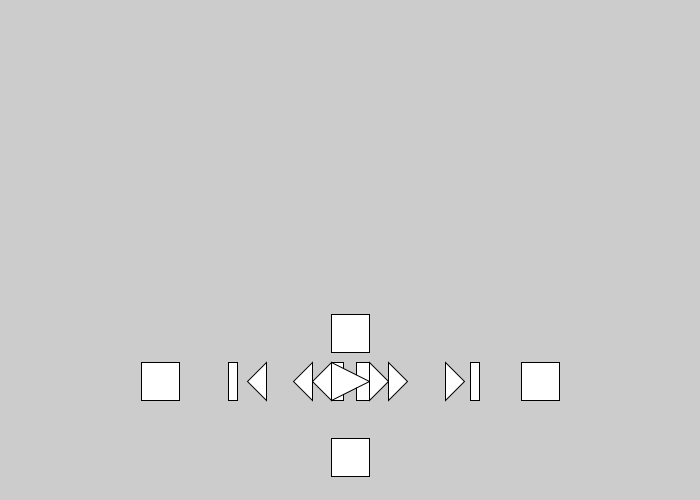
Frame 1 (no input)
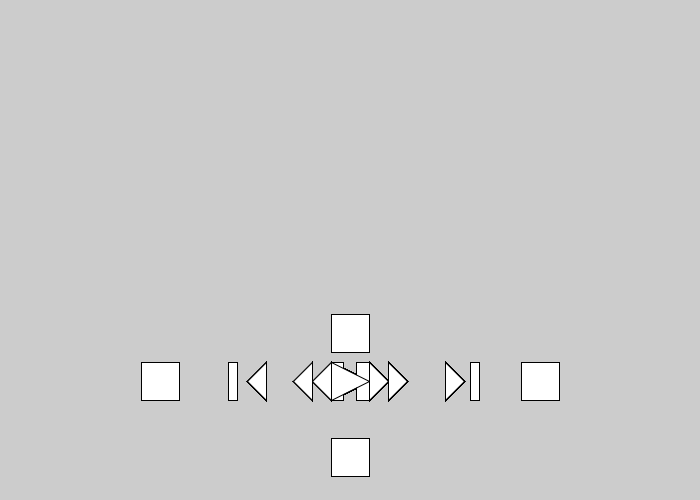
Frame 60 (the mouse pressed at the canvas centre just before this capture)
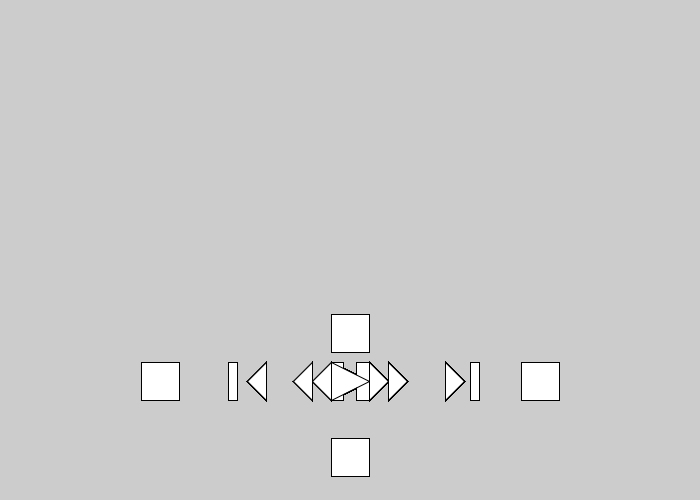
Frame 120 (the mouse held since frame 60 and released just before this capture)

The Processing sketch that drew these frames (run headless with seeded random() and noise(); from frame 60 on, the mouse is pressed at the canvas centre):

// Processing sketch: Music_Buttons
// ── Music_Buttons.pde
//Global Variables
float buttonReferentMeasure;
float buttonSide, spaceWidth, spaceHeight;
float pauseX1, pauseY1, pauseX2, pauseY2, pauseWidth;
float playX1, playY1, playX2, playY2, playX3, playY3;
float stopX, stopY, muteX, muteY, loopIX, loopIY;
float ffX1A, ffY1A, ffX2A, ffY2A, ffX3A, ffY3A;
float ffX1B, ffY1B, ffX2B, ffY2B, ffX3B, ffY3B;
float rrX1A, rrY1A, rrX2A, rrY2A, rrX3A, rrY3A;
float rrX1B, rrY1B, rrX2B, rrY2B, rrX3B, rrY3B;
float nextX1, nextY1, nextX2, nextY2, nextX3, nextY3, nextXR2, nextYR2, nextWidth;
float prevX1, prevY1, prevX2, prevY2, prevX3, prevY3, prevXR, prevYR, prevWidth;
float rrX, rrY, nextX, nextY, prevX, prevY, loop1X, loop1Y;
float loopPlaylistX, loopPlaylistY;
//
void setup() {
  //Display
  size(700, 500); //width, height
  //fullScreen(); //displayWidth, displayHeight
  //
  //Population: visual data (hint, notes will lead to FOR or WHILE Loops to populate)
  buttonReferentMeasure = width * 1/18;
  buttonSide = buttonReferentMeasure;
  spaceWidth = buttonReferentMeasure * 1/8;
  //
  float centerX = width * 1/2; 
  float centerY = height * 3/4;
  int buttonPositionColum, buttonPositionRow;
  print("Confirming Center X:", centerX);
  println("\t Confirming Center Y:", centerY);
  //
  pauseX1 = centerX - buttonReferentMeasure*1/2;
  pauseY1 = centerY - buttonReferentMeasure*1/3;
  pauseWidth = buttonReferentMeasure * 1/3;
  pauseX2 = centerX + pauseWidth*1/2;
  pauseY2 = pauseY1;
  playX1 = pauseX1;
  playY1 = pauseY1;
  playX3 = playX1;
  playY3 = pauseY1 + buttonReferentMeasure;
  playX2 = playX1 + buttonReferentMeasure;
  playY2 = playY1 + (playY3-playY1)*1/2;
  //
  buttonPositionRow = 2;
  muteX = pauseX1;
  muteY = pauseY1 - ( buttonPositionRow * buttonReferentMeasure )/1.6;
  //
  loopIX = pauseX1;
  loopIY = pauseY1 + ( buttonPositionRow * buttonReferentMeasure );
  //
  buttonPositionColum = 1;
  ffX1A = pauseX1 + ( buttonPositionColum*buttonReferentMeasure );
  ffY1A = pauseY1;
  ffX3A = ffX1A;
  ffY3A = ffY1A + buttonReferentMeasure;
  ffX2A = ffX1A + buttonReferentMeasure*1/2;
  ffY2A = ffY1A + (ffY3A-ffY1A)*1/2;
  ffX1B = ffX2A;
  ffY1B = ffY1A;
  ffX2B = ffX2A + buttonReferentMeasure*1/2;
  ffY2B = ffY2A;
  ffX3B = ffX2A;
  ffY3B = ffY3A;
  //
  rrX = pauseX1 - ( buttonPositionColum*buttonReferentMeasure );
  rrY = pauseY1;
  rrX1A = pauseX1;
  rrY1A = pauseY1;
  rrX3A = rrX1A;
  rrY3A = rrY1A + buttonReferentMeasure;
  rrX2A = rrX1A - ( buttonPositionColum*buttonReferentMeasure )*1/2;
  rrY2A = rrY1A + ( rrY3A - rrY1A )*1/2;
  rrX1B = rrX2A;
  rrY1B = rrY1A;
  rrX2B = rrX2A - ( buttonPositionColum*buttonReferentMeasure )*1/2;
  rrY2B = rrY2A;
  rrX3B = rrX2A;
  rrY3B = rrY3A;
  //
  buttonPositionColum = 3; 
  nextX = pauseX1 + ( buttonPositionColum*buttonReferentMeasure );
  nextY = pauseY1;
  nextX1 = nextX;
  nextY1 = nextY;
  nextX3 = nextX1;
  nextY3 = nextY1 + buttonReferentMeasure;
  nextX2 = nextX1 + buttonReferentMeasure*1/2;
  nextY2 = nextY1 + (nextY3 - nextY1)*1/2;
  nextXR2 = nextX + buttonReferentMeasure*2/3;
  nextYR2 = nextY;
  nextWidth = buttonReferentMeasure*1/4;
  //
  prevX = pauseX1 - ( buttonPositionColum*buttonReferentMeasure );
  prevY = pauseY1;
  prevX1 = rrX2B/1.1; //backward from previous button
  prevY1 = prevY;
  prevX3 = prevX1;
  prevY3 = prevY1 + buttonReferentMeasure;
  prevX2 = prevX1 - buttonReferentMeasure*1/2;
  prevY2 = prevY1 + ( prevY3 - prevY1 )*1/2;
  prevXR = prevX2 - buttonReferentMeasure*1/2;
  prevYR = prevY1;
  prevWidth = buttonReferentMeasure*1/4;
  //
  buttonPositionColum = 5;
  loop1X = pauseX1 + ( buttonPositionColum*buttonReferentMeasure );
  loop1Y = pauseY1;
  //
  stopX = pauseX1 - ( buttonPositionColum*buttonReferentMeasure );
  stopY = pauseY1;
  //
  buttonPositionRow = 2;
  loopPlaylistX = pauseX1;
  loopPlaylistY = pauseY1 + ( buttonPositionRow*buttonReferentMeasure );
  //
} //End setup
//
void draw() {
  //
  //Confirming Local Variable Center X & Y garbage collected from setup()
  //print("Confirming Center X:", centerX);
  //print("/t Confirming Center Y:", centerY);
  //println("/t Confirming Button Position Couter:", buttonPosition);
  //
  //Button Space
  //rect( spaceX, spaceY, spaceWidth, buttonSide );
  //rect( spaceX, spaceY, spaceHeight, buttonSide );
  //
  //Stop Button
  rect( stopX, stopY, buttonSide, buttonSide ); //Layout????
  //rect( stopX, stopY, buttonSide, buttonSide ); //Square shape
  //
  //Pause Button
  //rect( pauseX1, pauseY1, buttonSide, buttonSide ); //Layout
  rect( pauseX1, pauseY1, pauseWidth, buttonSide );
  rect( pauseX2, pauseY2, pauseWidth, buttonSide );
  //
  //Play Button
  //rect( playX, playY, buttonSide, buttonSide ); //Layout
  triangle( playX1, playY1, playX2, playY2, playX3, playY3 );
  //
  //MUTE Button
  rect( muteX, muteY, buttonSide, buttonSide ); //Layout
  //Students to develop
  //
  //Fast Forward in the Song
  //rect( ffX, ffY, buttonSide, buttonSide ); //Layout
  triangle( ffX1A, ffY1A, ffX2A, ffY2A, ffX3A, ffY3A );
  triangle( ffX1B, ffY1B, ffX2B, ffY2B, ffX3B, ffY3B );
  //
  //Reverse in the Song
  //rect( rrX, rrY, buttonSide, buttonSide ); //Layout
  triangle( rrX1A, rrY1A, rrX2A, rrY2A, rrX3A, rrY3A );
  triangle( rrX1B, rrY1B, rrX2B, rrY2B, rrX3B, rrY3B );
  //
  //Next Button, skip file
  //rect( nextX, nextY, buttonSide, buttonSide ); //Layout
  triangle( nextX1, nextY1, nextX2, nextY2, nextX3, nextY3 );
  rect( nextXR2, nextYR2, nextWidth, buttonSide );
  //
  //Previous Button
  //rect( prevX, prevY, buttonSide, buttonSide ); //Layout
  triangle( prevX1, prevY1, prevX2, prevY2, prevX3, prevY3 );
  rect( prevXR, prevYR, prevWidth, buttonSide );
  //
  //Loop the Song Once
  //Students to Develop
  rect( loop1X, loop1Y, buttonSide, buttonSide ); //Layout
  //ellipse( loop1X, loop1Y, loop1WidthDiameter, loop1HeightDiameter );
  //ellipse( loop1X, loop1Y, loop1WidthDiameter, loop1HeightDiameter );
  //triangle( loop1X1, loop1Y1, loop1X2, loop1Y2, loop1X3, loop1Y3 );
  //
  //Loop the Song Infinitely
  //Students to Develop
  rect( loopIX, loopIY, buttonSide, buttonSide ); //Layout
  //ellipse( loopIX, loopIY, loopIWidthDiameter, loopIHeightDiameter );
  //ellipse( loopIX, loopIY, loopIWidthDiameter, loopIHeightDiameter );
  //triangle( loopIX1, loopIY1, loopIX2, loopIY2, loopIX3, loopIY3 );
  //
  //Loop the Playlist (infinitely)
  //Students to Develop
  rect( loopPlaylistX, loopPlaylistY, buttonSide, buttonSide ); //Layout
  //ellipse( loopPlaylistX, loopPlaylistY, loopPlaylistWidthDiameter, loopPlaylistHeightDiameter );
  //ellipse( loopPlaylistX, loopPlaylistY, loopPlaylistWidthDiameter, loopPlaylistHeightDiameter );
  //triangle( loopPlaylistX1, loopPlaylistY1, loopPlaylistX2, loopPlaylistY2, loopPlaylistX3, loopPlaylistY3 );
  //
  //OPTINAL Shuffle
  //rect( shuffleX, shuffleY, buttonSide, buttonSide ); //Layout
  //2-D Shapes
  //
} //End draw
//
void keyPressed() {
} //End keyPressed
//
void mousePressed() {
} //End mousePressed
//
//End MAIN Program

// ── sketch.pde
 // main=musicButtons. pde
